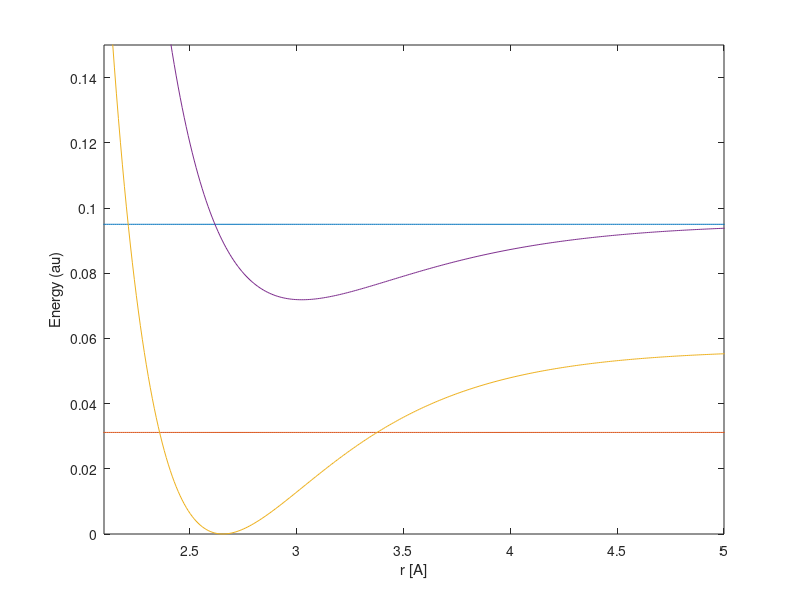

MATLAB code for this plot: (Note: this script raises an error after producing the figure.)
%% TDSE solver using split step method for wavepacket pump-dump perturbative dynamics in I2
% --------------------------------------------------------------------
%
%   Adi Natan (natan@stanford.edu)
%   Feb 7, 2024
% --------------------------------------------------------------------
clear all
close all
% Turn on (1) and off (0) plotting of the wavepacket propagation
plot_flag=1;

%constants & conversions
h_bar=1;
i1=sqrt(-1);
AU_TO_EV=27.2113961;
NM_TO_AU=45.56335;
AU_TO_CM=2.194746e5;
AU_TO_ANG=0.529177249;
AU_TO_FS=0.0241889;
AMU_TO_AU=1.8228885e3;
WCM2_TO_AU=3.5094452*1e16;
conv_r= AU_TO_ANG;
conv_en=AU_TO_CM;
conv_t= AU_TO_FS;

% set up R grid (in Bohr)
N=2^9; % grid points
Rmin = 2;  Rmax = 11; % box size in au
R = linspace(Rmin,Rmax,N); % in au
dR = R(2)-R(1);

r=R*conv_r; % R grid in Ang

% mass of I2
mass = (126.904473/2)*AMU_TO_AU;

% set up k grid
dk = 2*pi/(N*dR);
k =[(0:N/2-1),(-N/2:-1)]*dk;

% set up kinetic energy and k-space propagator
kin= (0.5*(k.^2)/mass).';

%% set up the potential curves od I2:
% X (ground) state of I2
De_X= 12440/AU_TO_CM;
be_X= 1.875*AU_TO_ANG;
Re_X= 2.656/AU_TO_ANG;
V1= De_X*(1-exp(-be_X*(R-Re_X))).^2;
V1=V1(:);

% B (bound excited) state of I2
De_B=  5169/AU_TO_CM;
be_B= 1.696*AU_TO_ANG;
Re_B= 3.025/AU_TO_ANG;
Te_B= 15771/AU_TO_CM;
V2= De_B*(1-exp(-be_B*(R-Re_B))).^2 + Te_B;
V2=V2(:);

%% get initial psi, use eigenstate of ground state via Fourier Grid Method
kk=pi/dR;
% kinetic energy
[nx, ny]=meshgrid(1:N);
T=-2*kk^2*(-1).^(nx-ny)./(pi*(nx-ny)).^2;
T(1:N+1:end)=0; % zeros inf on diagonal
T=-(0.5*h_bar^2/mass)*(T-eye(N)*kk^2/3);

% get the ground state (GS) of I2
[evec1,evl1]=eig(T+diag(V1)); % eigen-states of X-state
Evl1=diag(evl1); % eigen energies of V1

% since I2 was at ~400K we actually need to coisder the following vibrarions dist frac.
% v=0 53.58%
% v=1 24.87%
% v=2 11.55%
% v=3 5.36%
% v=4 2.49%
% so we should consider later to loop over each and add
% incoherently the result with the assigned weights in vf:
%vf=[0.5358 0.2487 0.1155 0.0536 0.0249];
 
v_init=0; % this is to test for the cold GS v=0,

psi_GS= (evec1(:,v_init+1))';
psi_GS= psi_GS/sqrt(dot(psi_GS,psi_GS))';
E_GS=Evl1(v_init+1);

%% time propagation parameters
% laser pulse parameters
I0_1     =  1e11;            % peak power in W/cm^2
I0_2     =  1e11;            % peak power in W/cm^2

FWHM   =  30.0/AU_TO_FS;   % pulse FWHM duration
lambda_1 =  520;             % pulse wavelength in nm
lambda_2 =  800;             % pulse wavelength in nm

w0_1     =  NM_TO_AU/lambda_1; % pulse frequency
w0_2     =  NM_TO_AU/lambda_2; % pulse frequency

t0_1     =  2*FWHM;   % pulse 1 envelope center
te =  450/AU_TO_FS;   % Time delay between pump and dump pulses
t0_2=  t0_1 + te;     % pulse 2 envelope center

phi_2= 0; % phase of w0_2, possibly run over several phases and avg.

% Pulse intensities in atomic units
E0_1 = sqrt(I0_1/WCM2_TO_AU);    % the peak field amplitude in a.u. (1st pulse)
E0_2 = sqrt(I0_2/WCM2_TO_AU);    % the peak field amplitude in a.u. (2nd pulse)


% Transition dipole in atomic units
mu12 = 0.181;
mu13 = 0.181;


% time grid parameters
dt       = 0.1/AU_TO_FS;
t_sample = 15/AU_TO_FS;
t_end    = 1000/AU_TO_FS;
n_steps  = round(t_sample/dt);
n_sample = round(t_end/t_sample);
t_end    = n_sample*t_sample;
Nplt     = 100;
t        = 0:dt:t_end; % time grid


% The laser pulses
pulse1= E0_1*exp(-2*log(2)/FWHM^2*(t-t0_1).^2).*exp(-1i*w0_1*(t-t0_1));
pulse2= E0_2*exp(-2*log(2)/FWHM^2*(t-t0_2).^2).*exp( 1i*w0_2*(t-t0_2))*exp(1i*phi_2);


%% set up propagators
%u_kin= exp(-1i*dt*kin);
u_kin_half= exp(-1i*0.5*dt*kin);
u_pot1= exp(-1i*dt*(V1));
u_pot2= exp(-1i*dt*(V2));

psi1=    psi_GS.';          % unperturbed wavefunction
psi2=    zeros(N, 1);     % First order wavefunction
psi21=   zeros(N, 1);     % second order wavefunction

% only plot excited wavepackets
if plot_flag
    hplt=plot(r,V2(end)+abs(psi2).^2, ...
        r,E_GS+w0_1-w0_2+abs(psi21).^2,...
        r,V1,r,V2);

    ylabel('Energy (au)');
    xlabel('r [A]')
    ylim([0 0.15])
    xlim([2.1 5])

    drawnow;
end

n=0;
textprogressbar('Generate charge density rho(r,tau), solving TDSE for diatomic I2:'); tic

rho1=zeros(N,ceil(numel(t)/Nplt));
rho2=rho1;
rho21=rho2;

for idx=1:numel(t)

    %while (tot_steps<max_steps)
    % propagate wavefunctions 1/2 step forward
    U= u_kin_half;
    psi2=    ifft(U.*fft(psi2));
    psi21=   ifft(U.*fft(psi21));

    % potential step
    psi1=    psi1*exp(-1i*dt*E_GS);
    psi2=    u_pot2.*psi2;
    psi21=   u_pot1.*psi21;


    psi2=    ifft(U.*fft(psi2));
    psi21=   ifft(U.*fft(psi21));

    % Add contribution due to field interactions
    psi2=    psi2    + 1i*dt*(pulse1(idx)*mu12.*psi1);
    psi21=   psi21   + 1i*dt*(pulse2(idx)*mu12.*psi2);

    % not relevant because we use a perturbative approach
    % nr=sqrt(sum(abs(psi1).^2 + abs(psi2).^2+ abs(psi21).^2));
    % psi1=psi1./nr;
    % psi2=psi2./nr;
    % psi21=psi21./nr;

    % track populations
    pop2= dot(psi2,psi2);
    pop_2(idx)= pop2;
    r_1(idx)= real(dot(psi2, (r.').*psi2)/pop2);

    pop21= dot(psi21,psi21);
    pop_21(idx)= pop21;
    r_21(idx)= real(dot(psi21, (r.').*psi21)/pop21);


    if mod(idx-1,Nplt)==0
        if plot_flag

            % just for visulaization, we scale the ground and excited
            % states and dress them on their potential curves,
            set(hplt(1),'YData', V2(end)+10*abs(psi2).^2);
            set(hplt(2),'YData', E_GS+w0_1-w0_2+5e2*abs(psi21).^2);
            legend('B Excited state (x10)','Raman dump (x500)','Location','southeast')
            drawnow;

            title(  ['(t-t_1)=' num2str(conv_t*(t(idx)-t0_1)) ...
                ' , (t-t_2)= ' num2str(conv_t*(t(idx)-t0_2))]);
            drawnow

        end
        n=n+1;
        rho1(:,n)=abs(psi1).^2;
        rho2(:,n)=abs(psi2).^2;
        rho21(:,n)=abs(psi21).^2;
        time(n)=t(idx)*conv_t;
    end
    %textprogressbar(idx./numel(t)*100);

end
textprogressbar(['done! ' '(' num2str(toc) ' sec)']);



%% Plot pulses and populations
figure(2);
tiledlayout("flow")
nexttile
plot(t*conv_t, abs(pulse1+pulse2).^2);
ylabel('Field intensity');
xlabel('\tau [fs]');

nexttile
plot(t*conv_t, pop_2);
ylabel('B state population');
xlabel('\tau [fs]');

nexttile
plot(t*conv_t, pop_21);
ylabel('Raman population');
xlabel('\tau [fs]');


nexttile
imagesc(time,r,rho2);colorbar
%caxis([-3e-3 3e-3]);
colorbar
set(gca,'Ydir','normal')
xlabel('\tau [fs]');
ylabel('R [A]');
title('\rho_2(R,\tau)')
ylim([2 5])


nexttile
imagesc(time,r,rho21);colorbar
%caxis([-3e-3 3e-3]);
colorbar
set(gca,'Ydir','normal')
xlabel('\tau [fs]');
ylabel('R [A]');
title('\rho_{21}(R,\tau)')
ylim([2 5])
